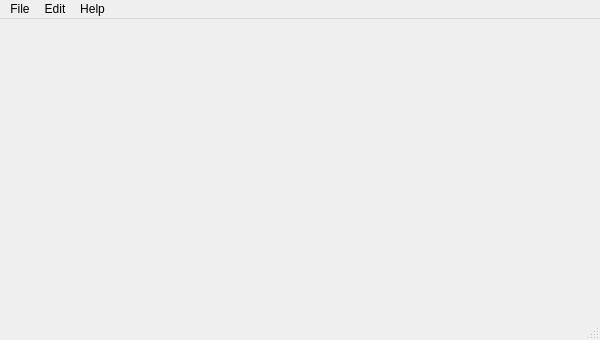
<?xml version="1.0" encoding="UTF-8"?>
<ui version="4.0">
 <class>Main</class>
 <widget class="QMainWindow" name="Main">
  <property name="geometry">
   <rect>
    <x>0</x>
    <y>0</y>
    <width>600</width>
    <height>340</height>
   </rect>
  </property>
  <property name="windowTitle">
   <string>Nitrous</string>
  </property>
  <widget class="QWidget" name="centralwidget"/>
  <widget class="QMenuBar" name="menubar">
   <property name="geometry">
    <rect>
     <x>0</x>
     <y>0</y>
     <width>600</width>
     <height>21</height>
    </rect>
   </property>
   <property name="defaultUp">
    <bool>false</bool>
   </property>
   <widget class="QMenu" name="menuFile">
    <property name="title">
     <string>File</string>
    </property>
    <addaction name="actionOpen"/>
    <addaction name="separator"/>
    <addaction name="actionExport_PRODDATA_DAT"/>
   </widget>
   <widget class="QMenu" name="menuHelp">
    <property name="title">
     <string>Help</string>
    </property>
    <addaction name="actionAbout"/>
   </widget>
   <widget class="QMenu" name="menuEdit">
    <property name="title">
     <string>Edit</string>
    </property>
    <addaction name="actionPreferences"/>
   </widget>
   <addaction name="menuFile"/>
   <addaction name="menuEdit"/>
   <addaction name="menuHelp"/>
  </widget>
  <widget class="QStatusBar" name="statusbar"/>
  <action name="actionAbout">
   <property name="icon">
    <iconset theme="QIcon::ThemeIcon::HelpAbout"/>
   </property>
   <property name="text">
    <string>About</string>
   </property>
  </action>
  <action name="actionPreferences">
   <property name="text">
    <string>Preferences...</string>
   </property>
  </action>
  <action name="actionOpen">
   <property name="text">
    <string>Open</string>
   </property>
  </action>
  <action name="actionExport_PRODDATA_DAT">
   <property name="text">
    <string>Export PRODDATA.DAT</string>
   </property>
  </action>
 </widget>
 <resources/>
 <connections/>
</ui>
